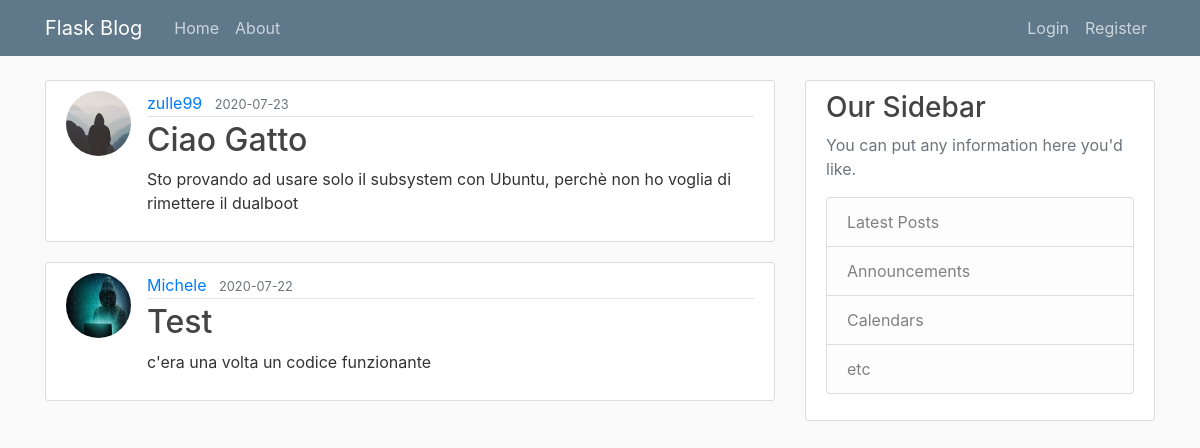
Page /home on the earlier database version.
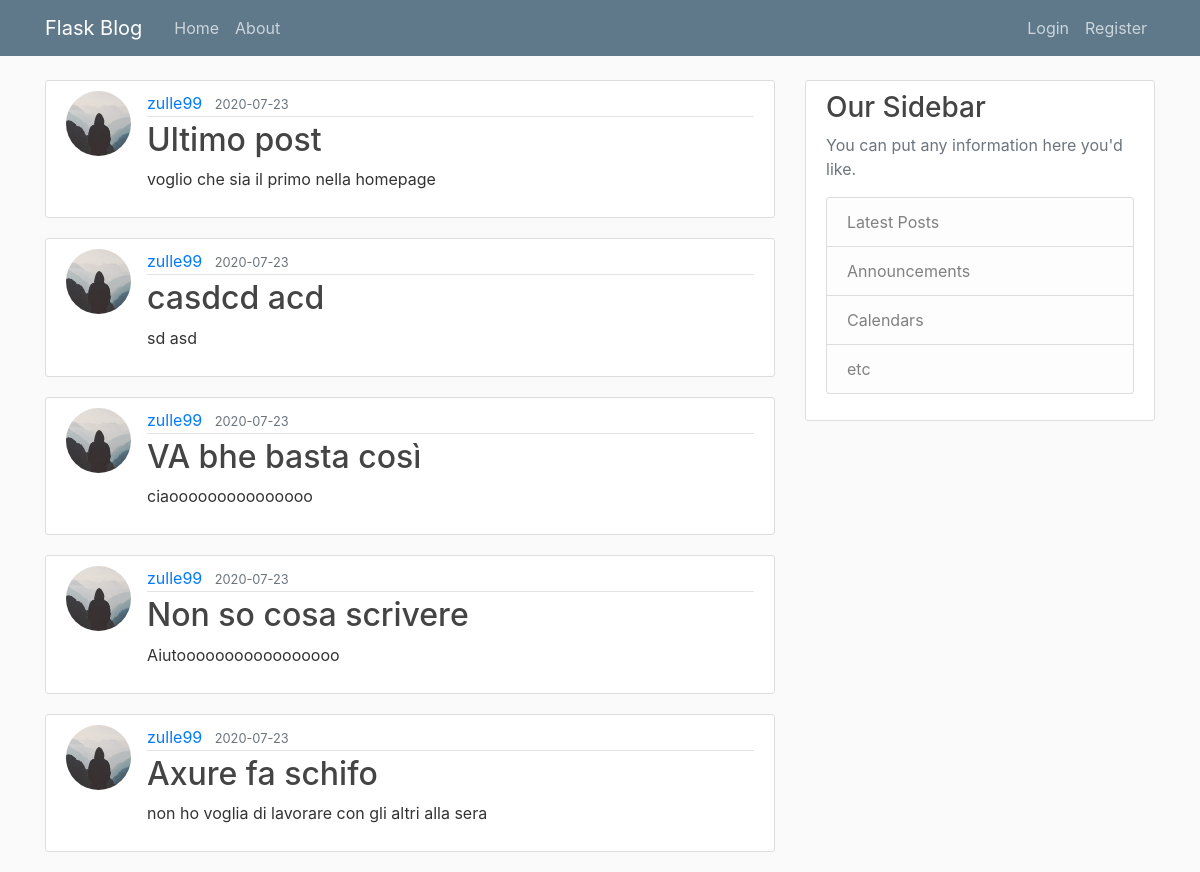
Same page on the later database version.
### flaskblog/models.py (models this page shows, shortened)
class Post(db.Model):
    id = db.Column(db.Integer, primary_key=True)
    title = db.Column(db.String(100), nullable=False)
    date_posted = db.Column(db.DateTime, nullable=False, default=datetime.utcnow)
    content = db.Column(db.Text, nullable=False)
    user_id = db.Column(db.Integer, db.ForeignKey('user.id'), nullable=False)

class User(db.Model, UserMixin):
    id = db.Column(db.Integer, primary_key=True)
    username = db.Column(db.String(20), unique=True, nullable=False)
    email = db.Column(db.String(120), unique=True, nullable=False)
    image_file = db.Column(db.String(20), nullable=False, default='default.jpg')
    password = db.Column(db.String(60), nullable=False)
    posts = db.relationship('Post', backref='author', lazy=True)

### flaskblog/routes.py (the view)
@app.route("/")
@app.route("/home")
def home():
    page = request.args.get('page', 1, type=int) # richiediamo il numero di pagina nell'url, di default è 1 e deve essere un int così se ci passano cose che non sono int darà erorre
    posts = Post.query.order_by(Post.date_posted.desc()).paginate(page=page, per_page=5) # andiamo a prendere 5 post alla volta che sono nel database e li passiamo alla home
    return render_template('home.html', posts=posts)

### flaskblog/templates/home.html
{% extends "layout.html" %}
{% block content %}
    {% for post in posts %}
        <article class="media content-section">
          <img class="rounded-circle article-img" src="{{ url_for('static', filename='profile_pics/' + post.author.image_file) }}">
          <div class="media-body">
            <div class="article-metadata">
              <a class="mr-2" href="#">{{ post.author.username }}</a>
              <small class="text-muted">{{ post.date_posted.strftime('%Y-%m-%d') }}</small>
            </div>
            <h2><a class="article-title" href="{{ url_for('post', post_id=post.id) }}">{{ post.title }}</a></h2>
            <p class="article-content">{{ post.content }}</p>
          </div>
        </article>
    {% endfor %}
{% endblock content %}

Differences in the rows shown:
no longer on this page (row unchanged): Post: image_file (placeholder picture), author.username "zulle99", date_posted "2020-07-23", title "Ciao Gatto", content "Sto provando ad usare solo il subsystem con Ubuntu, perchè non ho voglia di rimettere il dualboot"
no longer on this page (row unchanged): Post: image_file (picture), author.username "Michele", date_posted "2020-07-22", title "Test", content "c'era una volta un codice funzionante"
added Post: image_file (placeholder picture), author.username "zulle99", date_posted "2020-07-23", title "Ultimo post", content "voglio che sia il primo nella homepage"
added Post: image_file (placeholder picture), author.username "zulle99", date_posted "2020-07-23", title "casdcd acd", content "sd asd"
added Post: image_file (placeholder picture), author.username "zulle99", date_posted "2020-07-23", title "VA bhe basta così", content "ciaooooooooooooooo"
added Post: image_file (placeholder picture), author.username "zulle99", date_posted "2020-07-23", title "Non so cosa scrivere", content "Aiutooooooooooooooooo"
added Post: image_file (placeholder picture), author.username "zulle99", date_posted "2020-07-23", title "Axure fa schifo", content "non ho voglia di lavorare con gli altri alla sera"
